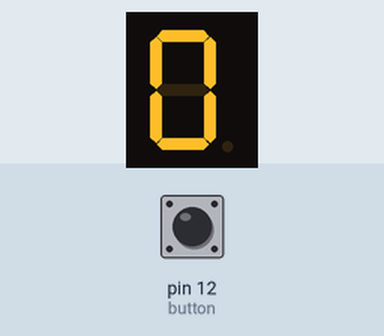
A sketch run on a simulated Arduino Uno, built with avr-gcc and run on an emulated ATmega328P. On the bench: 1-digit seven-segment display. Wiring (inferred from the names in the program): 1-digit 7-segment display, segments lit when HIGH: segments pin 2, pin 3, pin 4, pin 5, pin 6, pin 7, pin 8. The inputs (shaded band) are chosen by the test bench; at power-on: pin 12 (button) LOW. Random numbers use the default seed unless the sketch sets one; the segment pins are drawn as the display they are named for.

Above: at 1.2 s.
1.3 s: pin 12 (button) pulled HIGH for 0.15 s
At 1.35 s:
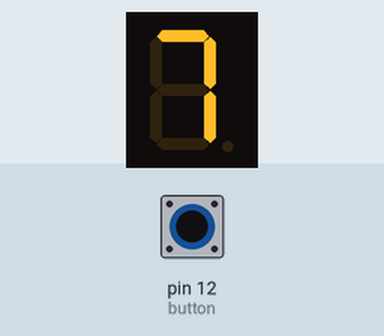
2.9 s: pin 12 (button) pulled HIGH for 1 s
At 2.95 s:
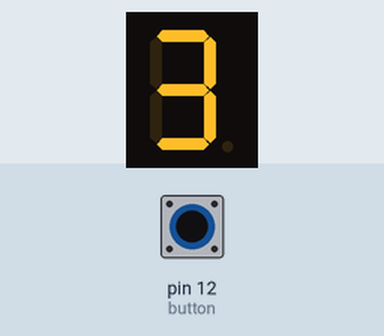
5.4 s: pin 12 (button) pulled HIGH for 3.2 s
At 7.95 s:
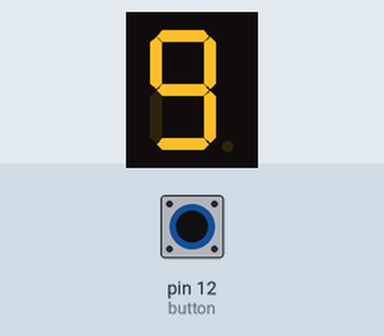
Timing chart, 0 to 9.4 s (numbered marks = the images above; inputs shaded):
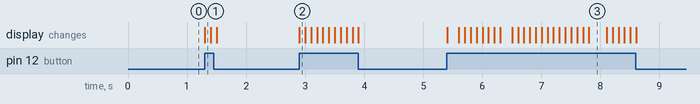

Measured:
- after the input at 1.3 s, the display: changes at once (image 1)
- after the input at 2.9 s, the display: changes at once (image 2)
- after the input at 5.4 s, the display: first changes at once (image 3 shows a later state)

The sketch:

random_num_generator.ino
```cpp
int A =2;
int B =3;
int C =4;
int D =5;
int E =6;
int F =7;
int G =8;

int button = 12;

void setup()
{
  pinMode(button,INPUT);
  pinMode(A,OUTPUT);
  pinMode(B,OUTPUT);
  pinMode(C,OUTPUT);
  pinMode(D,OUTPUT);
  pinMode(E,OUTPUT);
  pinMode(F,OUTPUT);
  pinMode(G,OUTPUT);

}


void loop()

{
  int rand;
  if(digitalRead(button) == HIGH)
  {
  rand = random(10);
  }
  switch(rand)
  {
    case 0:
        digitalWrite(A, HIGH);
        digitalWrite(B, HIGH);
        digitalWrite(C, HIGH);
        digitalWrite(D, HIGH);
        digitalWrite(E, HIGH);
        digitalWrite(F, HIGH);
        digitalWrite(G, LOW);
        delay(100);
      break;

    case 1:
        digitalWrite(A, LOW);
        digitalWrite(B, HIGH);
        digitalWrite(C, HIGH);
        digitalWrite(D, LOW);
        digitalWrite(E, LOW);
        digitalWrite(F, LOW);
        digitalWrite(G, LOW);
        delay (100);
      break;

    case 2:
        digitalWrite(A, HIGH);
        digitalWrite(B, HIGH);
        digitalWrite(C, LOW);
        digitalWrite(D, HIGH);
        digitalWrite(E, HIGH);
        digitalWrite(F, LOW);
        digitalWrite(G, HIGH);
        delay(100);
      break;

    case 3:
        digitalWrite(A, HIGH);
        digitalWrite(B, HIGH);
        digitalWrite(C, HIGH);
        digitalWrite(D, HIGH);
        digitalWrite(E, LOW);
        digitalWrite(F, LOW);
        digitalWrite(G, HIGH);
        delay(100);
      break;

     case 4:
        digitalWrite(A, LOW);
        digitalWrite(B, HIGH);
        digitalWrite(C, HIGH);
        digitalWrite(D, LOW);
        digitalWrite(E, LOW);
        digitalWrite(F, HIGH);
        digitalWrite(G, HIGH);
        delay(100);
      break;

     case 5:
        digitalWrite(A, HIGH);
        digitalWrite(B, LOW);
        digitalWrite(C, HIGH);
        digitalWrite(D, HIGH);
        digitalWrite(E, LOW);
        digitalWrite(F, HIGH);
        digitalWrite(G, HIGH);
        delay(100);
      break;

     case 6:
        digitalWrite(A, HIGH);
        digitalWrite(B, LOW);
        digitalWrite(C, HIGH);
        digitalWrite(D, HIGH);
        digitalWrite(E, HIGH);
        digitalWrite(F, HIGH);
        digitalWrite(G, HIGH);
        delay(100);
      break;

     case 7:
        digitalWrite(A, HIGH);
        digitalWrite(B, HIGH);
        digitalWrite(C, HIGH);
        digitalWrite(D, LOW);
        digitalWrite(E, LOW);
        digitalWrite(F, LOW);
        digitalWrite(G, LOW);
        delay(100);
      break;

     case 8:
        digitalWrite(A, HIGH);
        digitalWrite(B, HIGH);
        digitalWrite(C, HIGH);
        digitalWrite(D, HIGH);
        digitalWrite(E, HIGH);
        digitalWrite(F, HIGH);
        digitalWrite(G, HIGH);
        delay(100);
      break;

     case 9:
        digitalWrite(A, HIGH);
        digitalWrite(B, HIGH);
        digitalWrite(C, HIGH);
        digitalWrite(D, HIGH);
        digitalWrite(E, LOW);
        digitalWrite(F, HIGH);
        digitalWrite(G, HIGH);
        delay(100);
      break;
    }
}
```
